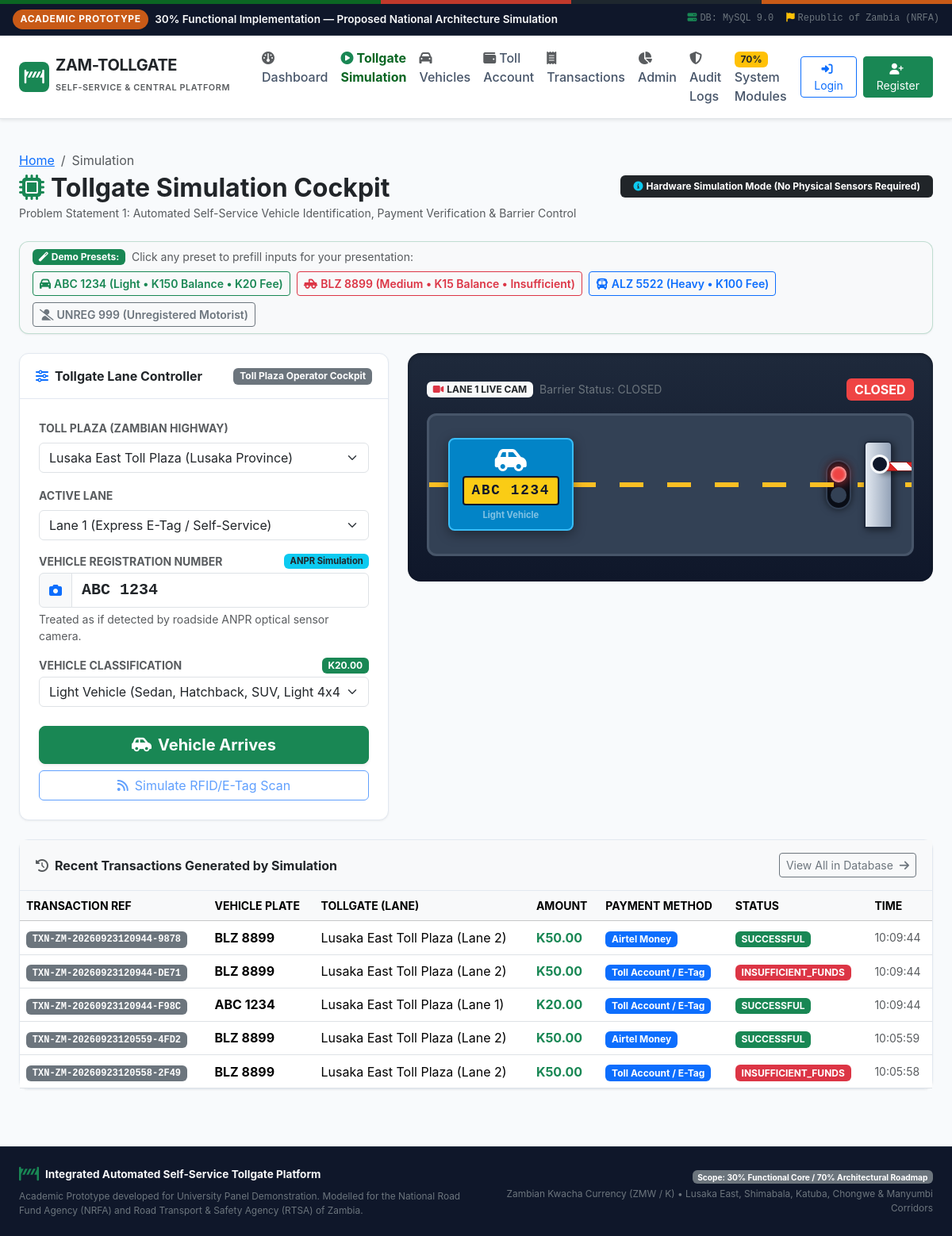
Screenshot of /simulation with the database file from the repository.
### models.py (models this page shows, shortened)
class Transaction(db.Model):
    __tablename__ = 'transactions'
    id = db.Column(db.Integer, primary_key=True)
    transaction_ref = db.Column(db.String(50), unique=True, nullable=False, index=True)
    vehicle_reg = db.Column(db.String(20), nullable=False, index=True)
    vehicle_type = db.Column(db.String(50), nullable=False)
    tollgate_id = db.Column(db.Integer, db.ForeignKey('tollgates.id'), nullable=False)
    lane_number = db.Column(db.String(20), nullable=False)
    amount = db.Column(db.Numeric(10, 2), nullable=False)
    payment_method = db.Column(db.String(50), nullable=False) # e.g., 'Toll Account / E-Tag', 'Airtel Money', 'MTN MoMo', 'Zamtel Kwacha'
    status = db.Column(db.String(30), nullable=False, default='SUCCESSFUL') # 'SUCCESSFUL', 'INSUFFICIENT_FUNDS', 'FAILED'
    balance_before = db.Column(db.Numeric(10, 2), nullable=True)
    balance_after = db.Column(db.Numeric(10, 2), nullable=True)
    created_at = db.Column(db.DateTime, default=datetime.datetime.utcnow, index=True)

class Tollgate(db.Model):
    __tablename__ = 'tollgates'
    id = db.Column(db.Integer, primary_key=True)
    name = db.Column(db.String(100), unique=True, nullable=False)
    code = db.Column(db.String(20), unique=True, nullable=False)
    location = db.Column(db.String(150), nullable=False)
    province = db.Column(db.String(50), nullable=False)
    lanes_count = db.Column(db.Integer, nullable=False, default=4)
    status = db.Column(db.String(20), nullable=False, default='OPERATIONAL')
    created_at = db.Column(db.DateTime, default=datetime.datetime.utcnow)
    transactions = db.relationship('Transaction', backref='tollgate', lazy='dynamic')

### routes/simulation.py (the view)
@simulation_bp.route('/simulation')
def simulation_page():
    tollgates = Tollgate.query.filter_by(status='OPERATIONAL').all()
    if not tollgates:
        tollgates = Tollgate.query.all()
    rates = Config.TOLL_RATES
    recent_txns = Transaction.query.order_by(Transaction.created_at.desc()).limit(5).all()
    sample_vehicles = Vehicle.query.limit(6).all()
    return render_template(
        'simulation.html',
        tollgates=tollgates,
        rates=rates,
        recent_txns=recent_txns,
        sample_vehicles=sample_vehicles,
        currency=Config.CURRENCY_SYMBOL
    )

### templates/simulation.html (shortened to what this page needs)
{% extends "base.html" %}
{% block content %}
<div class="container-fluid px-lg-4 py-4">
    <div class="d-flex justify-content-between align-items-center mb-4 flex-wrap gap-2">
        <div>
            <nav aria-label="breadcrumb">
                <ol class="breadcrumb mb-1">
                    <li class="breadcrumb-item"><a href="{{ url_for('index') }}">Home</a></li>
                    <li class="breadcrumb-item active" aria-current="page">Simulation</li>
                </ol>
            </nav>
            <h2 class="fw-bold mb-0 text-dark">
                <i class="fa fa-microchip text-success me-2"></i>Tollgate Simulation Cockpit
            </h2>
            <small class="text-muted">Problem Statement 1: Automated Self-Service Vehicle Identification, Payment Verification & Barrier Control</small>
        </div>
        <div>
            <span class="badge bg-dark py-2 px-3">
                <i class="fa fa-info-circle text-info me-1"></i>Hardware Simulation Mode (No Physical Sensors Required)
            </span>
        </div>
    </div>
    <div class="card card-tech mb-4 bg-light border-success border-opacity-25">
        <div class="card-body py-2 px-3">
            <div class="d-flex align-items-center justify-content-between flex-wrap gap-2">
                <div class="d-flex align-items-center gap-2">
                    <span class="badge bg-success"><i class="fa fa-magic me-1"></i>Demo Presets:</span>
                    <span class="small text-muted">Click any preset to prefill inputs for your presentation:</span>
                </div>
                <div class="d-flex flex-wrap gap-2">
                    <button type="button" class="btn btn-sm btn-outline-success fw-semibold" onclick="setDemoPreset('ABC 1234', 'Light Vehicle', 1)">
                        <i class="fa fa-car me-1"></i>ABC 1234 (Light &bull; K150 Balance &bull; K20 Fee)
                    </button>
                    <button type="button" class="btn btn-sm btn-outline-danger fw-semibold" onclick="setDemoPreset('BLZ 8899', 'Medium Vehicle', 1)">
                        <i class="fa fa-truck-pickup me-1"></i>BLZ 8899 (Medium &bull; K15 Balance &bull; Insufficient)
                    </button>
                    <button type="button" class="btn btn-sm btn-outline-primary fw-semibold" onclick="setDemoPreset('ALZ 5522', 'Heavy Vehicle', 2)">
                        <i class="fa fa-bus me-1"></i>ALZ 5522 (Heavy &bull; K100 Fee)
                    </button>
                    <button type="button" class="btn btn-sm btn-outline-secondary fw-semibold" onclick="setDemoPreset('UNREG 999', 'Light Vehicle', 1)">
                        <i class="fa fa-user-slash me-1"></i>UNREG 999 (Unregistered Motorist)
                    </button>
                </div>
            </div>
        </div>
    </div>
    <div class="row g-4">
        <div class="col-lg-5">
            <div class="card card-tech h-100" id="simFormCard">
                <div class="card-tech-header">
                    <span class="text-dark"><i class="fa fa-sliders me-2 text-primary"></i>Tollgate Lane Controller</span>
                    <span class="badge bg-secondary">Toll Plaza Operator Cockpit</span>
                </div>
                <div class="card-body p-4">
                    <form id="tollgateSimForm" onsubmit="event.preventDefault();">
                        <div class="mb-3">
                            <label class="form-label small fw-bold text-uppercase text-muted">Toll Plaza (Zambian Highway)</label>
                            <select class="form-select" id="simTollgate">
                                {% for tg in tollgates %}
                                    <option value="{{ tg.id }}" {% if 'Lusaka East' in tg.name %}selected{% endif %}>
                                        {{ tg.name }} ({{ tg.province }})
                                    </option>
                                {% endfor %}
                            </select>
                        </div>
                        <div class="mb-3">
                            <label class="form-label small fw-bold text-uppercase text-muted">Active Lane</label>
                            <select class="form-select" id="simLane">
                                <option value="Lane 1">Lane 1 (Express E-Tag / Self-Service)</option>
                            </select>
                        </div>
                        <div class="mb-3">
                            <div class="d-flex justify-content-between align-items-center mb-1">
                                <label class="form-label small fw-bold text-uppercase text-muted mb-0">
                                    Vehicle Registration Number
                                </label>
                                <span class="badge bg-info text-dark" style="font-size: 0.7rem;">ANPR Simulation</span>
                            </div>
                            <div class="input-group">
                                <span class="input-group-text bg-light"><i class="fa fa-camera text-primary"></i></span>
                                <input type="text" class="form-control font-monospace fw-bold text-uppercase fs-5" id="simPlate" value="ABC 1234" placeholder="e.g. ABC 1234">
                            </div>
                            <div class="form-text small">Treated as if detected by roadside ANPR optical sensor camera.</div>
                        </div>
                        <div class="mb-3">
                            <div class="d-flex justify-content-between align-items-center mb-1">
                                <label class="form-label small fw-bold text-uppercase text-muted mb-0">Vehicle Classification</label>
                                <span class="badge bg-success" id="feePreviewBadge">K20.00</span>
                            </div>
                            <select class="form-select" id="simVehicleType">
                                <option value="Light Vehicle" selected>Light Vehicle (Sedan, Hatchback, SUV, Light 4x4) — K20.00</option>
                            </select>
                        </div>
                        <div class="d-grid gap-2 pt-2">
                            <button type="button" class="btn btn-success btn-lg fw-bold shadow-sm" id="btnVehicleArrives">
                                <i class="fa fa-car-side me-2"></i>Vehicle Arrives
                            </button>
                            <button type="button" class="btn btn-outline-primary" id="btnScanRfid" disabled>
                                <i class="fa fa-rss me-2"></i>Simulate RFID/E-Tag Scan
                            </button>
                        </div>
                    </form>
                </div>
            </div>
        </div>
        <div class="col-lg-7">
            <div class="simulation-booth-stage mb-4">
                <div class="d-flex justify-content-between align-items-center mb-3">
                    <div class="d-flex align-items-center gap-2">
                        <span class="badge bg-light text-dark fw-bold"><i class="fa fa-video me-1 text-danger"></i>LANE 1 LIVE CAM</span>
                        <span class="small text-secondary" id="barrierStatusText">Barrier Status: CLOSED</span>
                    </div>
                    <div class="d-flex align-items-center gap-2">
                        <span class="badge badge-closed fs-6" id="barrierStatusBadge">CLOSED</span>
                    </div>
                </div>
                <div class="road-lane-container" id="anprScanZone">
                    <div class="road-dashed-line"></div>
                    <div class="simulated-vehicle-box" id="vehicleGraphic">
                        <i class="fa fa-car-side fs-2 mb-1"></i>
                        <span class="simulated-plate-badge" id="graphicPlate">ABC 1234</span>
                        <small class="text-white-50 mt-1" id="graphicType" style="font-size: 0.7rem;">Light Vehicle</small>
                    </div>
                    <div class="d-flex align-items-center gap-3">
                        <div class="traffic-light-unit">
                            <div class="light-bulb red active" id="lightRed"></div>
                            <div class="light-bulb green" id="lightGreen"></div>
                        </div>
                        <div class="barrier-station">
                            <div class="barrier-pillar">
                                <div class="barrier-pivot"></div>
                                <div class="barrier-arm" id="barrierArm"></div>
                            </div>
                        </div>
                    </div>
                </div>
            </div>
        </div>
    </div>
    <div class="card card-tech mt-4">
        <div class="card-tech-header bg-light">
            <span class="text-dark"><i class="fa fa-history me-2 text-muted"></i>Recent Transactions Generated by Simulation</span>
            <a href="{{ url_for('admin.transactions') }}" class="btn btn-outline-secondary btn-sm">
                View All in Database <i class="fa fa-arrow-right ms-1"></i>
            </a>
        </div>
        <div class="card-body p-0">
            <div class="table-responsive">
                <table class="table table-hover align-middle mb-0">
                    <thead class="table-light small text-uppercase">
                        <tr>
                            <th>Transaction Ref</th>
                            <th>Vehicle Plate</th>
                            <th>Tollgate (Lane)</th>
                            <th>Amount</th>
                            <th>Payment Method</th>
                            <th>Status</th>
                            <th>Time</th>
                        </tr>
                    </thead>
                    <tbody id="recentTxnBody">
                        {% for tx in recent_txns %}
                        <tr>
                            <td><span class="badge bg-secondary font-monospace">{{ tx.transaction_ref }}</span></td>
                            <td class="fw-bold">{{ tx.vehicle_reg }}</td>
                            <td>{{ tx.tollgate.name if tx.tollgate else 'Plaza' }} ({{ tx.lane_number }})</td>
                            <td class="fw-bold text-success">{{ tx.amount | currency }}</td>
                            <td><span class="badge bg-primary">{{ tx.payment_method }}</span></td>
                            <td>
                                {% if tx.status == 'SUCCESSFUL' %}
                                    <span class="badge bg-success">SUCCESSFUL</span>
                                {% else %}
                                    <span class="badge bg-danger">{{ tx.status }}</span>
                                {% endif %}
                            </td>
                            <td class="small text-muted">{{ tx.created_at.strftime('%H:%M:%S') if tx.created_at else 'N/A' }}</td>
                        </tr>
                        {% else %}
                        <tr>
                            <td colspan="7" class="text-center py-3 text-muted">No simulation transactions recorded yet. Click "Vehicle Arrives" above.</td>
                        </tr>
                        {% endfor %}
                    </tbody>
                </table>
            </div>
        </div>
    </div>
</div>
{% endblock %}

### rows the page displays
Transaction: transaction_ref "TXN-ZM-20260923120944-9878", vehicle_reg "BLZ 8899", tollgate "Lusaka East Toll Plaza", lane_number "Lane 2", amount "K50.00", payment_method "Airtel Money", status "SUCCESSFUL", created_at "10:09:44"
Transaction: transaction_ref "TXN-ZM-20260923120944-DE71", vehicle_reg "BLZ 8899", tollgate "Lusaka East Toll Plaza", lane_number "Lane 2", amount "K50.00", payment_method "Toll Account / E-Tag", status "INSUFFICIENT_FUNDS", created_at "10:09:44"
Transaction: transaction_ref "TXN-ZM-20260923120944-F98C", vehicle_reg "ABC 1234", tollgate "Lusaka East Toll Plaza", lane_number "Lane 1", amount "K20.00", payment_method "Toll Account / E-Tag", status "SUCCESSFUL", created_at "10:09:44"
Transaction: transaction_ref "TXN-ZM-20260923120559-4FD2", vehicle_reg "BLZ 8899", tollgate "Lusaka East Toll Plaza", lane_number "Lane 2", amount "K50.00", payment_method "Airtel Money", status "SUCCESSFUL", created_at "10:05:59"
Transaction: transaction_ref "TXN-ZM-20260923120558-2F49", vehicle_reg "BLZ 8899", tollgate "Lusaka East Toll Plaza", lane_number "Lane 2", amount "K50.00", payment_method "Toll Account / E-Tag", status "INSUFFICIENT_FUNDS", created_at "10:05:58"

### other values shown
{{ active_db_engine }} "MySQL 9.0"
form field value "Lusaka East Toll Plaza (Lusaka Province)"
